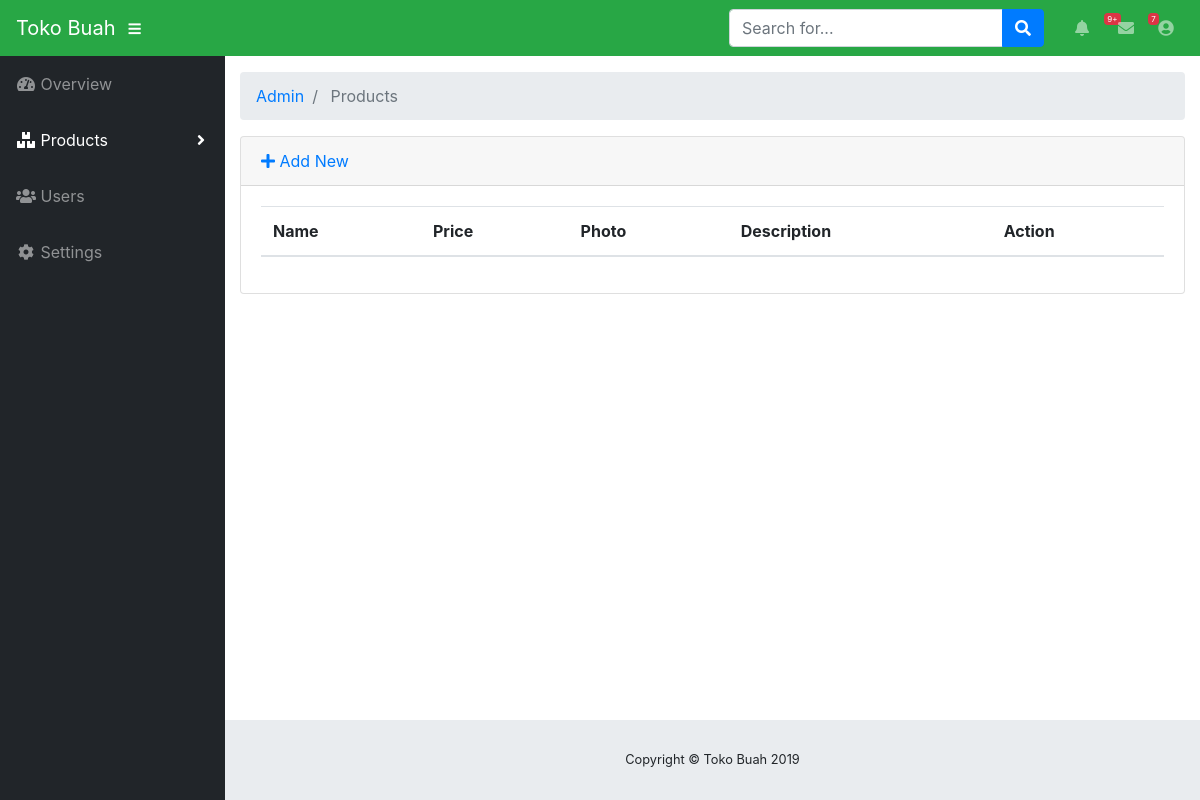
Before: /index.php/admin/products with the older database file.
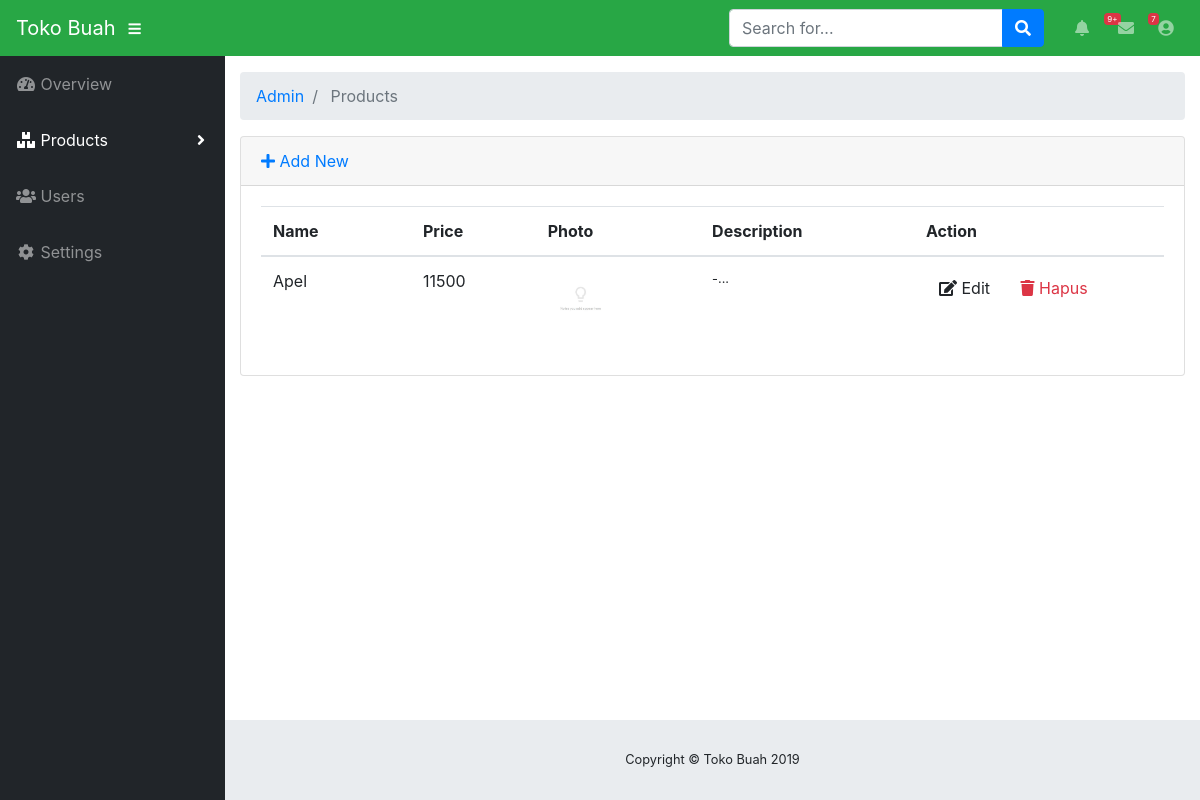
After: the same page with the newer database file.
### tables this page shows
CREATE TABLE `t01_products` (
  `product_id` varchar(64) NOT NULL,
  `name` varchar(255) NOT NULL,
  `price` int(11) NOT NULL,
  `image` varchar(255) NOT NULL DEFAULT 'default.jpg',
  `description` text NOT NULL
);

### application/controllers/admin/Products.php (called while the page is built, shortened)
<?php defined("BASEPATH") or exit("No direct script access allowed");
class Products extends CI_Controller {
	public function __construct() {
		$this->load->model("product_model");
		$this->load->library("form_validation");
	}
	public function index() {
		$data["products"] = $this->product_model->getAll();
		$this->load->view("admin/product/list", $data);
	}
}

### index.php (called while the page is built, shortened)
<?php
require_once BASEPATH.'core/CodeIgniter.php';

### application/models/Product_model.php (called while the page is built, shortened)
<?php defined("BASEPATH") or exit("No direct script access allowed");
class Product_model extends CI_Model {
	private $_table = "t01_products";
	public function getAll() {
		return $this->db->get($this->_table)->result();
	}
}

### application/views/admin/product/list.php (the view, shortened to what this page needs)
<!DOCTYPE html>
<html lang="en">
<head>
	<?php $this->load->view("admin/_partials/head.php") ?>
</head>
<body id="page-top">
	<?php $this->load->view("admin/_partials/navbar.php") ?>
	<div id="wrapper">
		<?php $this->load->view("admin/_partials/sidebar.php") ?>
		<div id="content-wrapper">
			<div class="container-fluid">
				<?php $this->load->view("admin/_partials/breadcrumb.php") ?>
				<div class="card mb-3">
					<div class="card-header">
						<a href="<?php echo site_url('admin/products/add') ?>"><i class="fas fa-plus"></i> Add New</a>
					</div>
					<div class="card-body">
						<div class="table-responsive">
							<table class="table table-hover" id="dataTable" width="100%" cellspacing="0">
								<thead>
									<tr>
										<th>Name</th>
										<th>Price</th>
										<th>Photo</th>
										<th>Description</th>
										<th>Action</th>
									</tr>
								</thead>
								<tbody>
									<?php foreach($products as $product): ?>
									<tr>
										<td width="150">
											<?php echo $product->name ?>
										</td>
										<td>
											<?php echo $product->price ?>
										</td>
										<td>
											<img src="<?php echo base_url('upload/product/' . $product->image) ?>" width="64">
										</td>
										<td class="small">
											<?php echo substr($product->description, 0, 120) ?>...
										</td>
										<td width="250">
											<a href="<?php echo site_url('admin/products/edit/'.$product->product_id) ?>"
											class="btn btn-small"><i class="fas fa-edit"></i> Edit</a>
											<a onclick="deleteConfirm('<?php echo site_url('admin/products/delete/'.$product->product_id) ?>')"
											href="#!" class="btn btn-small text-danger"><i class="fas fa-trash"></i> Hapus</a>
										</td>
									</tr>
									<?php endforeach; ?>
								</tbody>
							</table>
						</div>
					</div>
				</div>
			</div>
			<?php $this->load->view("admin/_partials/footer.php") ?>
		</div>
	</div>
</body>
</html>

### application/views/admin/_partials/head.php (shortened to what this page needs)
<link href="<?php echo base_url('assets/fontawesome-free/css/all.min.css'); ?>" rel="stylesheet" type="text/css">
<link href="<?php echo base_url('assets/datatables/dataTables.bootstrap4.css') ?>" rel="stylesheet">
<link href="<?php echo base_url('css/sb-admin.css') ?>" rel="stylesheet">

### application/views/admin/_partials/navbar.php (shortened to what this page needs)
<nav class="navbar navbar-expand navbar-dark bg-success static-top">
  <a class="navbar-brand mr-1" href="<?php echo site_url('admin') ?>"><?php echo SITE_NAME ?></a>
  <button class="btn btn-link btn-sm text-white order-1 order-sm-0" id="sidebarToggle" href="#">
    <i class="fas fa-bars"></i>
  </button>
  <form class="d-none d-md-inline-block form-inline ml-auto mr-0 mr-md-3 my-2 my-md-0">
    <div class="input-group">
      <input type="text" class="form-control" placeholder="Search for..." aria-label="Search" aria-describedby="basic-addon2">
      <div class="input-group-append">
        <button class="btn btn-primary" type="button">
          <i class="fas fa-search"></i>
        </button>
      </div>
    </div>
  </form>
  <ul class="navbar-nav ml-auto ml-md-0">
    <li class="nav-item dropdown no-arrow mx-1">
      <a class="nav-link dropdown-toggle" href="#" id="alertsDropdown" role="button" data-toggle="dropdown" aria-haspopup="true" aria-expanded="false">
        <i class="fas fa-bell fa-fw"></i>
        <span class="badge badge-danger">9+</span>
      </a>
    </li>
    <li class="nav-item dropdown no-arrow mx-1">
      <a class="nav-link dropdown-toggle" href="#" id="messagesDropdown" role="button" data-toggle="dropdown" aria-haspopup="true" aria-expanded="false">
        <i class="fas fa-envelope fa-fw"></i>
        <span class="badge badge-danger">7</span>
      </a>
    </li>
    <li class="nav-item dropdown no-arrow">
      <a class="nav-link dropdown-toggle" href="#" id="userDropdown" role="button" data-toggle="dropdown" aria-haspopup="true" aria-expanded="false">
        <i class="fas fa-user-circle fa-fw"></i>
      </a>
    </li>
  </ul>
</nav>

### application/views/admin/_partials/sidebar.php (shortened to what this page needs)
<ul class="sidebar navbar-nav">
  <li class="nav-item <?php echo $this->uri->segment(2) == '' ? 'active' : '' ?>">
    <a class="nav-link" href="<?php echo site_url('admin') ?>">
      <i class="fas fa-fw fa-tachometer-alt"></i>
      <span>Overview</span>
    </a>
  </li>
  <li class="nav-item dropdown <?php echo $this->uri->segment(2) == 'products' ? 'active' : '' ?>">
    <a class="nav-link dropdown-toggle" href="#" id="pagesDropdown" role="button" data-toggle="dropdown" aria-haspopup="true" aria-expanded="false">
      <i class="fas fa-fw fa-boxes"></i>
      <span>Products</span>
    </a>
  </li>
  <li class="nav-item">
    <a class="nav-link" href="#">
      <i class="fas fa-fw fa-users"></i>
      <span>Users</span></a>
  </li>
  <li class="nav-item">
    <a class="nav-link" href="#">
      <i class="fas fa-fw fa-cog"></i>
      <span>Settings</span></a>
  </li>
</ul>

### application/views/admin/_partials/breadcrumb.php
      <ol class="breadcrumb">
<?php foreach($this->uri->segments as $segment): ?>
	<?php
	$url = substr($this->uri->uri_string, 0, strpos($this->uri->uri_string, $segment)) . $segment;
	$is_active = $url == $this->uri->uri_string;
	?>
        <li class="breadcrumb-item <?php echo $is_active ? 'active' : '' ?>">
	<?php if ($is_active): ?>
		<?php echo ucfirst($segment) ?>
	<?php else: ?>
		<a href="<?php echo site_url($url) ?>"><?php echo ucfirst($segment) ?></a>
	<?php endif; ?>
        </li>
<?php endforeach; ?>
      </ol>

### application/views/admin/_partials/footer.php
<footer class="sticky-footer">
  <div class="container my-auto">
    <div class="copyright text-center my-auto">
      <span>Copyright © <?php echo SITE_NAME . " " . date('Y') ?></span>
    </div>
  </div>
</footer>

Changed rows visible on the page:
added t01_products: name "Apel", price "11500", image (picture), description "-"
